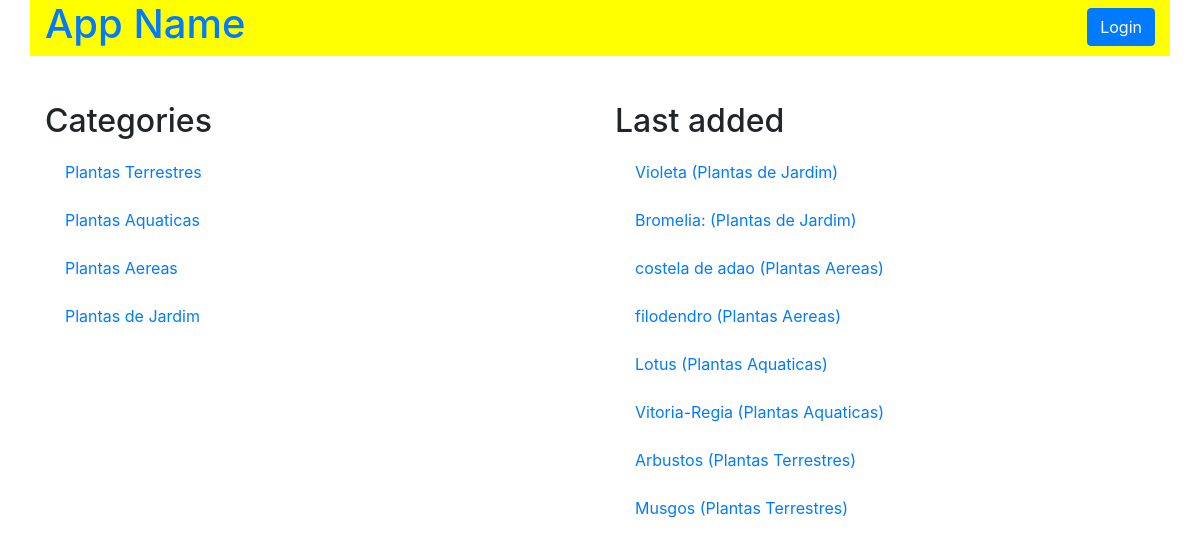
The page /category on the database its author committed.
### models.py (models this page shows, shortened)
class Category(Base):
    __tablename__ = 'category'
    id = Column(Integer, primary_key=True)
    name = Column(String(50), nullable=False)

class Item(Base):
    __tablename__ = 'item'
    id = Column(Integer, primary_key=True)
    name = Column(String(50), nullable=False)
    description = Column(String(1000), nullable=False)
    category_id = Column(Integer, ForeignKey('category.id'))
    category = relationship(Category)

### application.py (the view)
@app.route('/category')
def catalogFunction():
    category = session.query(Category)
    items = session.query(Item).filter_by(category_id=Item.category_id).order_by(Item.id.desc()).limit(8).all()
    if 'username' not in login_session:
        if category.count() == 0:
            flash("You have no categories yet!")
            return render_template('publicCatalog.html', plantas=category, itemName = items)
        else:
            return render_template('publicCatalog.html', plantas=category, itemName = items)
    else:
        if category.count() == 0:
            flash("You have no categories yet!")
            return render_template('catalog.html', plantas=category, itemName = items)
        else:
            return render_template('catalog.html', plantas=category, itemName = items)

### templates/publicCatalog.html (shortened to what this page needs)
{% extends "main.html" %}
{% block content %}
{% include "header.html" %}
    <section class="row">
      <div id="item-description" class="col-md-6">
        <h2>Categories</h2>
        {% for i in plantas %}
          <div class="list-group">
            <a href="{{ url_for('categoryFunction', category_id=i.id)}}" class="list-group-item">{{ i.name }}</a>
          </div>
        {% endfor %}
      </div>
      <div id="item-description" class="col-md-6">
        <h2>Last added</h2>
        {% for i in itemName %}
          <div class="list-group">
            <a href="{{ url_for('itemFunction', category_id=i.category.id, item_id=i.id)}}" class="list-group-item">{{ i.name }} ({{ i.category.name }})</a>
          </div>
        {% endfor %}
      </div>
    </section>
{% endblock %}

### static/styles.css (style rules this page uses)
.list-group-item { border: 0px; }
#item-description { margin-top: 4%; }

### rows shown on the page
Category: name "Plantas Terrestres"
Category: name "Plantas Aquaticas"
Category: name "Plantas Aereas"
Category: name "Plantas de Jardim"
Item: name "Violeta", category.name "Plantas de Jardim"
Item: name "Bromelia:", category.name "Plantas de Jardim"
Item: name "costela de adao", category.name "Plantas Aereas"
Item: name "filodendro", category.name "Plantas Aereas"
Item: name "Lotus", category.name "Plantas Aquaticas"
Item: name "Vitoria-Regia", category.name "Plantas Aquaticas"
Item: name "Arbustos", category.name "Plantas Terrestres"
Item: name "Musgos", category.name "Plantas Terrestres"
